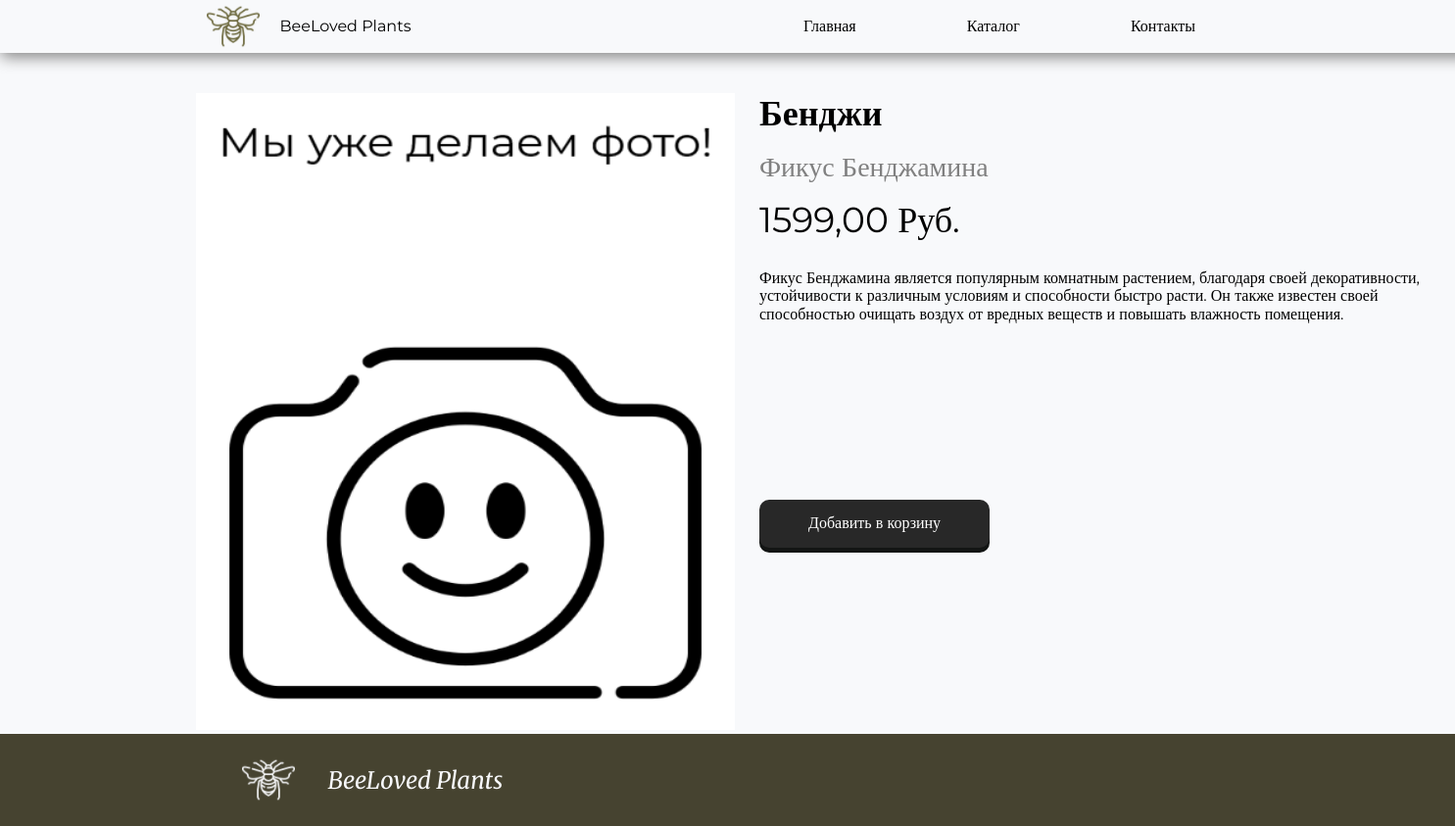
Page /catalog/product/fikus-bendzhamina/ on the committed database.
### Catalog/models.py (models this page shows, shortened)
class Product(models.Model):
    category = models.ForeignKey(Category, verbose_name="Категория товара", related_name='products', on_delete=models.CASCADE)
    name = models.CharField(verbose_name="Название товара", max_length=100)
    slug = models.SlugField(verbose_name="Slug", unique=True)
    description = models.TextField(verbose_name="Описание товара", max_length=750)
    plant_name = models.CharField(verbose_name="Имя растения", max_length=30, blank=True)
    plant_category = models.ForeignKey(PlantCategory, verbose_name="Категория растения", related_name='products', on_delete=models.CASCADE, blank=True)
    price = models.DecimalField(verbose_name="Цена товара", max_digits=8, decimal_places=2)
    available = models.BooleanField(verbose_name="Доступно к продаже", default=True)
    main_image = models.ImageField(verbose_name="Главное изображение", upload_to='products/', blank=True)
    class Meta:
        verbose_name = 'Товар'
        verbose_name_plural = 'Товары'

### Catalog/views.py (the view)
# urls.py: path('product/<slug:slug>/', views.product_detail, name='product_detail'),
def product_detail(request, slug):
    product = get_object_or_404(Product, slug=slug, available=True)
    return render(request, 'product_detail.html', {
        'product': product,
    })

### Catalog/templates/product_detail.html (shortened to what this page needs)
{% extends 'index.html' %}
{% block content %}
<div class="product-detail-wrapper">
  <div class="product-detail">
    {% if product.main_image %}
    <div class="product-detail-image">
      <img src="{{ product.main_image.url }}">
    </div>
    {% else %}
    <div class="product-detail-image">
      <img src="/static/src/none-img.png">
    </div>
    {% endif %}
    <div class="product-detail-info">
      <div class="product-detail-main-info">
        {% if product.plant_name %}
          <div class="product-detail-plant-name">
            {{ product.plant_name }}
          </div>
        {% endif %}
        <div class="product-detail-product-name">
          {{ product.name }}
        </div>
        <div class="product-detail-price">
          {{ product.price }} Руб.
        </div>
      </div>
      <div class="product-description">
        {{ product.description }}
      </div>
      <form action="{% url 'Cart:cart_add' product.id %}" method="post" id="add-to-cart-form">
        <button type="submit" class="form-btn">Добавить в корзину</button>
        <div class="response" id="message">
        </div>
        <div class="response">
        </div>
      </form>
  </div>
    </div>
</div>
{% endblock %}

### static/normilize.css (style rules this page uses)
html { line-height: 1.15; -webkit-text-size-adjust: 100%; }
body { margin: 0; }
img { border-style: none; }
button, input, optgroup, select, textarea { font-family: inherit; font-size: 100%; line-height: 1.15; margin: 0; }
button, input { overflow: visible; }
button, select { text-transform: none; }
button, [type="button"], [type="reset"], [type="submit"] { -webkit-appearance: button; }

### static/style.css (style rules this page uses)
html, body { font-family: "Montserrat"; background-color: #F8F9FB; display: flex; flex-direction: column; min-height: 100vh; }
.product-detail-wrapper { display: flex; flex-direction: row; padding-top: 25px; }
.product-detail { display: flex; flex-direction: row; }
.product-detail img { width: 550px; height: 650px; }
.product-detail-info { display: flex; flex-direction: column; padding-left: 25px; height: 650px; }
.product-detail-main-info { display: flex; flex-direction: column; justify-content: space-between; font-size: 36px; height: 150px; }
.product-detail-product-name { color: gray; font-size: 28px; }
.product-detail-plant-name { font-weight: 700; }
.product-description { width: 700px; padding-top: 30px; }
#add-to-cart-form { padding-top: 180px; }
.form-btn { border: none; border-radius: 10px; text-decoration: none; color: white; padding: 15px 50px; background: #282828; box-shadow: 0 5px 0 #131514; }
.response { padding-top: 20px; color: gray; }

### rows in the picture
Product: plant_name "Бенджи", name "Фикус Бенджамина", price "1599,00", description "Фикус Бенджамина является популярным комнатным растением, благодаря своей декоративности, устойчивости к различным условиям и способности быстро расти. Он также известен своей способностью очищать воздух от вредных веществ и повышать влажность помещения."
